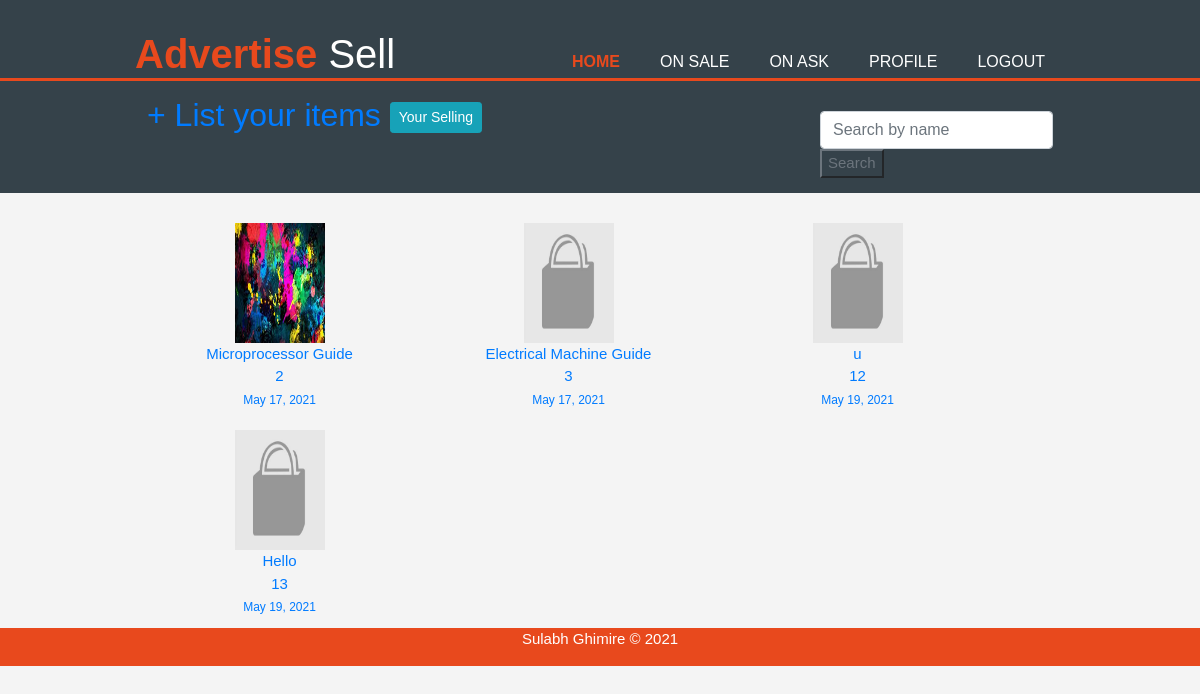
/profile/myselling (signed in), run on the app's committed database.
### blog/models.py (models this page shows, shortened)
class AdvertiseSell(models.Model):
    title = models.CharField(max_length=100)
    description = models.TextField()
    date_posted = models.DateTimeField(auto_now_add=True)
    author = models.ForeignKey(User, on_delete=models.CASCADE)
    category = models.ForeignKey(Category, on_delete=models.CASCADE)
    product_image = models.ImageField(default='default_prod.jpeg', upload_to='product_images')

### blog/views.py (the view)
# urls.py: path('profile/myselling', YourSelling.as_view(), name='selling'),
class YourSelling(LoginRequiredMixin, ListView):
    model = AdvertiseSell
    template_name = 'blog/my_selling.html'
    context_object_name = 'posts'

### blog/templates/blog/my_selling.html
{% extends 'blog/base.html' %}
{% block text %}
    <h2>
        {% if user.is_authenticated %}
        <a href="{% url 'list_item' %}"> + List your items </a>
        <a class="btn btn-info btn-sm mt-1 mb-1" href="{% url 'asking' %}">Your Selling</a>
        {% endif %}
    </h2>
{% endblock text %}
{% block content %}
{% for post in posts %}
    {% if post.author == user %}
        <a href="{% url 'sell_detail' post.pk %}">
            <div class="box">
                <img src="{{ post.product_image.url }}" >
                <br>{{ post.title }}
                <br> {{ post.pk}}
                <br>
                <small>{{ post.date_posted|date:"F d, Y" }} </small>
            </div>
        </a>
    {% endif %}
{% endfor %}
{% endblock content %}

### blog/static/blog/style.css (style rules this page uses)
body { font-family: Arial, Helvetica, sans-serif; font-size: 15px; line-height: 1.5; margin: 0; padding: 0; background-color: #f4f4f4; }
#newsLetter h2 { float: left; }
#boxes .box img { width: 90px; height: 120px; }
#boxes .box { width: 30%; float: left; text-align: center; padding: 5px; margin: 5px; }
img { height: 100px; width: auto; }

### data on the page
AdvertiseSell: product_image (picture), title "Microprocessor Guide", pk "2", date_posted "May 17, 2021"
AdvertiseSell: product_image (placeholder picture), title "Electrical Machine Guide", pk "3", date_posted "May 17, 2021"
AdvertiseSell: product_image (placeholder picture), title "u", pk "12", date_posted "May 19, 2021"
AdvertiseSell: product_image (placeholder picture), title "Hello", pk "13", date_posted "May 19, 2021"
